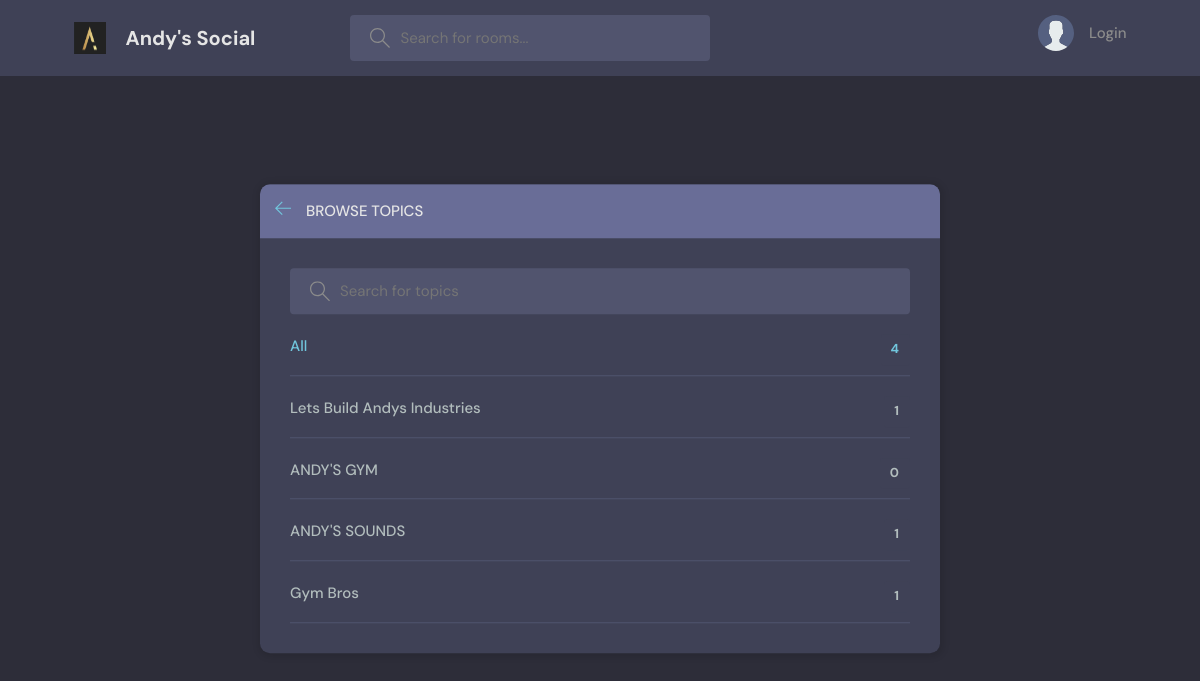
Page /topics/ on the committed database.
### projectApp/models.py (models this page shows, shortened)
class Topic(models.Model):
    name = models.CharField(max_length=200)

### projectApp/views.py (the view)
# urls.py: path('topics/', topicsPage, name="topics"),
def topicsPage(request):
    q = request.GET.get('q') if request.GET.get('q') != None else ''
    topics = Topic.objects.filter(name__icontains=q)
    context = {'topics': topics}
    return render(request, 'projectApp/topics.html', context)

### projectApp/context_processors.py (called while the page is built)
def menu_categories(request):
    categories = Category.objects.all()
    return {'menu_categories':categories}

def cart(request):
    return {'cart': Cart(request)}

### projectApp/templates/projectApp/topics.html (shortened to what this page needs)
{% extends 'main.html' %}
{% block content %}
    <main class="create-room layout">
      <div class="container">
        <div class="layout__box">
          <div class="layout__boxHeader">
            <div class="layout__boxTitle">
              <a href="{% url 'home' %}">
                <svg version="1.1" xmlns="http://www.w3.org/2000/svg" width="32" height="32" viewBox="0 0 32 32">
                  <title>arrow-left</title>
                  <path
                    d="M13.723 2.286l-13.723 13.714 13.719 13.714 1.616-1.611-10.96-10.96h27.625v-2.286h-27.625l10.965-10.965-1.616-1.607z"
                  ></path>
                </svg>
              </a>
              <h3>Browse Topics</h3>
            </div>
          </div>
          <div class="topics-page layout__body">
            <form action = "" method = "get" class="header__search">
              <label>
                <input name = "q" placeholder="Search for topics" />
              </label>
            </form>
            <ul class="topics__list">
              <li>
                <a href="{% url 'topics' %}" class="active">All <span>{{topics.count}}</span></a>
              </li>
              {% for topic in topics %}
              <li>
                <a href="{% url 'topics' %}?q={{topic.name}}">{{topic.name}} <span>{{topic.room_set.all.count}}</span></a>
              </li>
              {% endfor %}
            </ul>
          </div>
        </div>
      </div>
    </main>
{% endblock content %}

### static/styles/style.css (style rules this page uses)
:root { --color-main: #71c6dd; --color-main-light: #e1f6fb; --color-dark: #3f4156; --color-dark-medium: #51546e; --color-dark-light: #696d97; --color-light: #e5e5e5; --color-gray: #8b8b8b; --color-light-gray: #b2bdbd; --color-bg: #2d2d39; --color-success: #5dd693; --color-error: #fc4b0b; }
* { font-family: "DM Sans", -apple-system, BlinkMacSystemFont, "Segoe UI", Roboto, Oxygen, Ubuntu, Cantarell, "Open Sans", "Helvetica Neue", sans-serif; margin: 0; padding: 0; box-sizing: border-box; text-rendering: optimizeLegibility; font-size: inherit; }
html { font-size: 56.25%; }
@media only screen and (min-width: 1200px) { html { font-size: 62.5%; } }
body { line-height: 1.6; font-weight: 400; font-size: 1.5rem; color: var(--color-light-gray); background-color: var(--color-bg); min-height: 100vh; }
a { display: inline-block; color: var(--color-main); text-decoration: none; }
.container { max-width: 120rem; width: 90%; margin: auto; }
.header__search > label { background-color: var(--color-dark-medium); padding: 1.3rem 1rem; display: flex; align-items: center; gap: 1rem; border-radius: 4px; }
.header__search svg { fill: var(--color-gray); width: 2rem; height: 2rem; margin-left: 1rem; }
.header__search input { width: 30rem; background: transparent; border: none; outline: none; color: var(--color-light); }
.layout { margin-top: 2.4rem; }
.layout > .container { display: flex; justify-content: space-between; align-items: flex-start; }
.layout__box { width: 90%; max-width: 48rem; min-height: 40rem; position: absolute; top: 50%; left: 50%; transform: translate(-50%, -46%); background-color: var(--color-dark); border-radius: 1rem; box-shadow: 1px 1px 6px 3px rgba(0, 0, 0, 0.1); overflow: hidden; }
.layout__boxHeader { display: flex; padding: 1.5rem; background-color: var(--color-dark-light); }
.layout__boxTitle { display: flex; gap: 1.5rem; align-items: center; }
.layout__boxTitle h3 { text-transform: uppercase; font-weight: 500; color: var(--color-light); }
.layout__boxTitle svg { width: 1.6rem; height: 1.6rem; fill: var(--color-main); }
.layout__body { margin: 3rem; }
.topics__list { list-style: none; }
.topics__list li a { display: flex; justify-content: space-between; margin-bottom: 3rem; font-weight: 500; color: var(--color-light-gray); transition: all 0.3s ease-in-out; }
.topics__list li a.active, .topics__list li a:hover { color: var(--color-main); }
.topics__list li a span { padding: 0.5rem 1rem; background-color: var(--color-dark); border-radius: 3px; font-size: 1.3rem; font-weight: 700; letter-spacing: 1px; }
.topics-page .topics__list li:not(:last-child) a { margin: 2rem 0; padding-bottom: 1rem; text-decoration: none; border-bottom: 1px solid var(--color-dark-medium); }
.topics-page .header__search { display: block; }
.create-room.layout .layout__box { max-width: 68rem; }

### rows in the picture
Topic: name "Lets Build Andys Industries", room_set.all.count "1"
Topic: name "ANDY'S GYM", room_set.all.count "0"
Topic: name "ANDY'S SOUNDS", room_set.all.count "1"
Topic: name "Gym Bros", room_set.all.count "1"

### other values in the picture
{{ topics.count }} "4"
